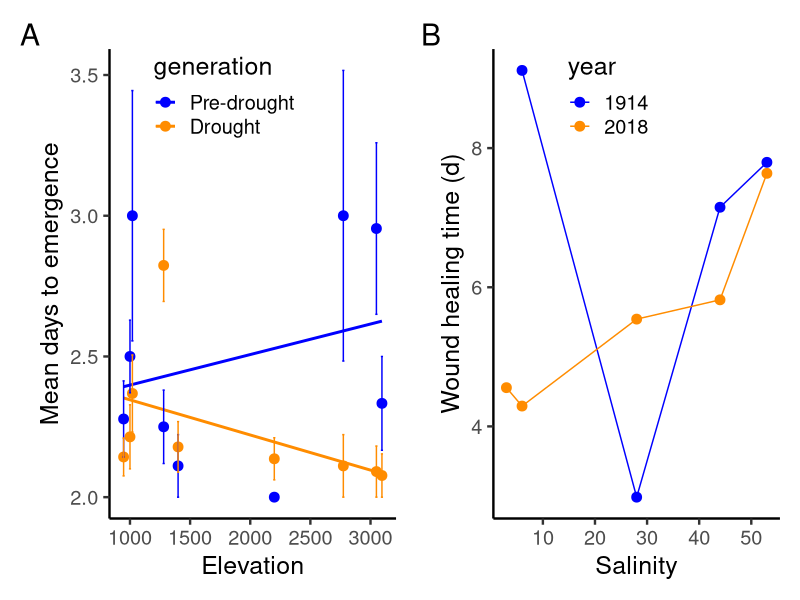

This chart was generated by the following R code:
library(plyr)
library(dplyr)
library(reshape2)
library(tidyr)
library(ggplot2)
library(patchwork)

setwd("/Users/laurenbuckley/Google Drive/My Drive/Buckley/Work/ASNsymposium/data/")
#setwd("/Volumes/GoogleDrive/My Drive/Buckley/Work/ASNsymposium/data/")

#----
#Monkey flower emergence, etc
#Dickman et al. 2019

dat1<- read.csv("dickman_et_al_2019_emergence.csv")

#mean metric
dat1.m= dat1 %>%
  group_by(elevation_m, emerged, year) %>%
  summarise(timeemer.m= mean(timeemer, na.rm = TRUE), sd= sd(timeemer, na.rm = TRUE), 
            n= n(), se= sd/sqrt(n) )

#rename year
dat1.m$generation <- c("Pre-drought","Drought")[match( dat1.m$year, c(1,2))]
dat1.m$generation <- factor(dat1.m$generation, levels=c("Pre-drought","Drought"), ordered=TRUE )

figa<- ggplot(data=dat1.m[dat1.m$emerged==1,], aes(x=elevation_m, y =timeemer.m, color=generation, group=factor(year)))+geom_smooth(method="lm", se=FALSE)+geom_point(size=3)+theme_classic(base_size = 18)+
  scale_color_manual(values=c("blue","darkorange") )+
  ylab("Mean days to emergence")+xlab("Elevation")+theme(legend.position=c(0.4,0.9))+
  geom_errorbar( aes(x=elevation_m, y=timeemer.m, ymin=timeemer.m-se, ymax=timeemer.m+se) )
#position=position_dodge(width = 100)
  
#----
#Flatworm regeneration
#Clayton and Spicer 2020 
dat1<- read.csv("data_ClaytonSpicer2020.csv")

figb<- ggplot(dat1, aes(x=salinity, y =wound_healing_time_d, color=factor(year) ))+
  geom_point(size=3)+ geom_line()+theme_classic(base_size = 18)+
  scale_color_manual(values=c("blue","darkorange"), name="year" )+
  ylab("Wound healing time (d)")+xlab("Salinity")+
  theme(legend.position=c(0.4,0.9))

#----
#Save figure

setwd("/Users/laurenbuckley/Google Drive/My Drive/Buckley/Work/ASNsymposium/figures/")
#setwd("/Volumes/GoogleDrive/My Drive/Buckley/Work/ASNsymposium/figures/")

pdf("Fig_examples.pdf",height = 4, width = 8)
figa +figb + plot_annotation(tag_levels = 'A')
dev.off()




